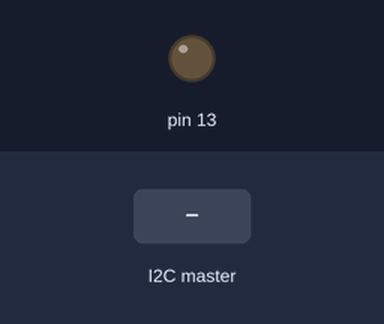
This sketch was run on a simulated Arduino Uno, built with avr-gcc and run on an emulated ATmega328P. Parts: output pins drawn as LEDs (lit = HIGH). The test bench sets the inputs (shaded band).

Above: at 1.2 s.
1.3 s: the I2C master sends "H"
At 1.6 s:
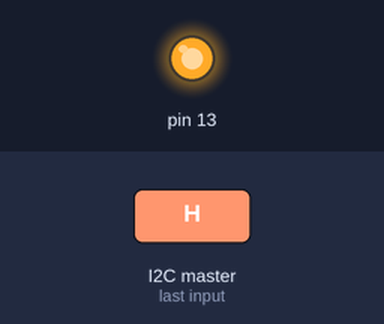
2.8 s: the I2C master sends "L"
At 3.9 s:
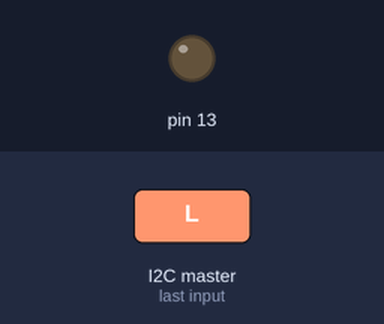
Timing chart, 0 to 5.8 s (numbered marks = the images above; inputs shaded):
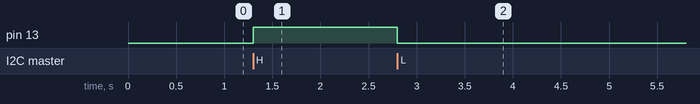

The sketch:

03Slave2.ino
```cpp
//03- Slave 1
//address 10
#include <Wire.h>
void setup() {
  // put your setup code here, to run once:
Wire.begin(10);
pinMode(13,OUTPUT);
digitalWrite(13,LOW);
Wire.onReceive(receiveEvent);
}

void loop() {
  // put your main code here, to run repeatedly:
  delay(100);
}

void receiveEvent(){
  while(Wire.available()){
      char s=Wire.read();
      if(s=='H'){
        digitalWrite(13,HIGH);
      }
      else if(s=='L'){
        digitalWrite(13,LOW);
      }
      else{
        //Do nothing
      }
  }
}
```

Measured:
- after the input at 1.3 s, pin 13: LOW → HIGH at once
- after the input at 2.8 s, pin 13: HIGH → LOW at once
